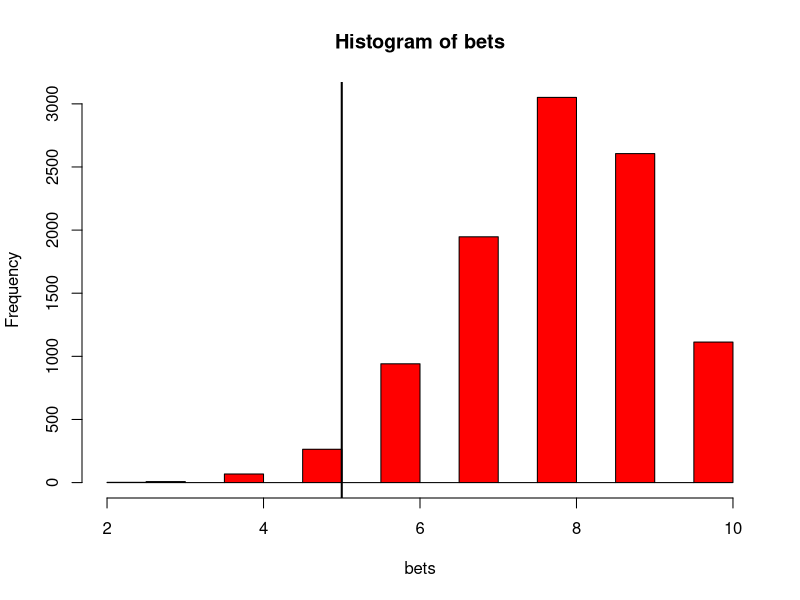
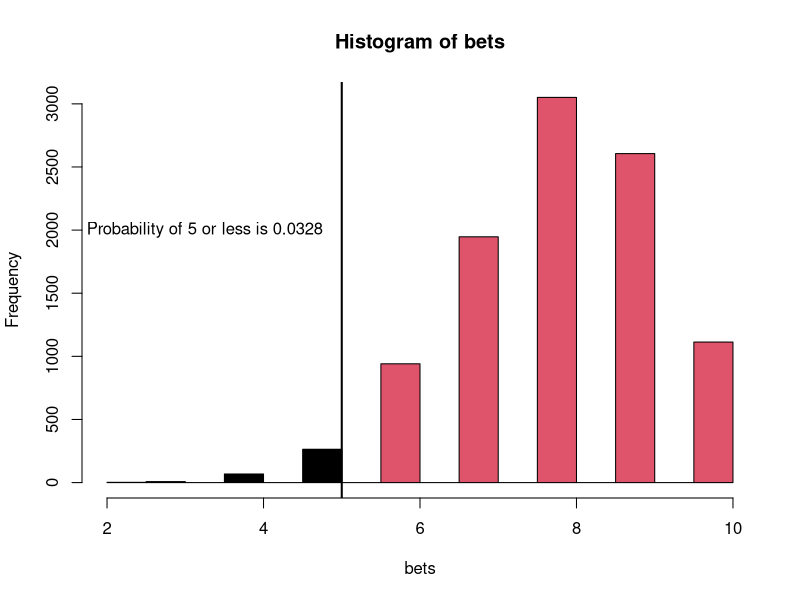

R code for these plots, in order:
###################################################
##R file to simulate betting on 10 games
##Justin Post
###################################################

#set seed to make example repeatable
set.seed(12)
#Create true probability of winning
p <- 0.8

#Create an example sequence of 10 bets (1 means win, 0 loss)
bet<-rbinom(n=10,size=1,prob=p)
bet
sum(bet)

#or do with size=10
rbinom(n=1,size=10,prob=p)

#repeat 10 bets 100 times
bets<-rbinom(n=100,size=10,prob=p)
bets

#see how often 5 comes up
(bets==5)
sum(bets==5)/100

#up the number of times we run the experiment to get closer to actual probability
bets<-rbinom(n=10000,size=10,prob=p)
sum(bets==5)/10000

#Is our outcome of 5 wins reasonable if we assume an 80% probabilty of success?
#create visual
hist(bets, col = "red")
#add line for our observed value
abline(v=5,lwd=2)
#color "more extreme values"
h <- hist(bets, plot = F)
cuts <- cut(h$breaks, c(-Inf, 5, Inf))
plot(h, col = cuts)
abline(v=5,lwd=2)
text(3.25,2000, paste0("Probability of 5 or less is ", round(pbinom(size=10,prob=p,5),4)))

#empirical (data driven) probability of being 5 or less
mean(bets <= 5)
